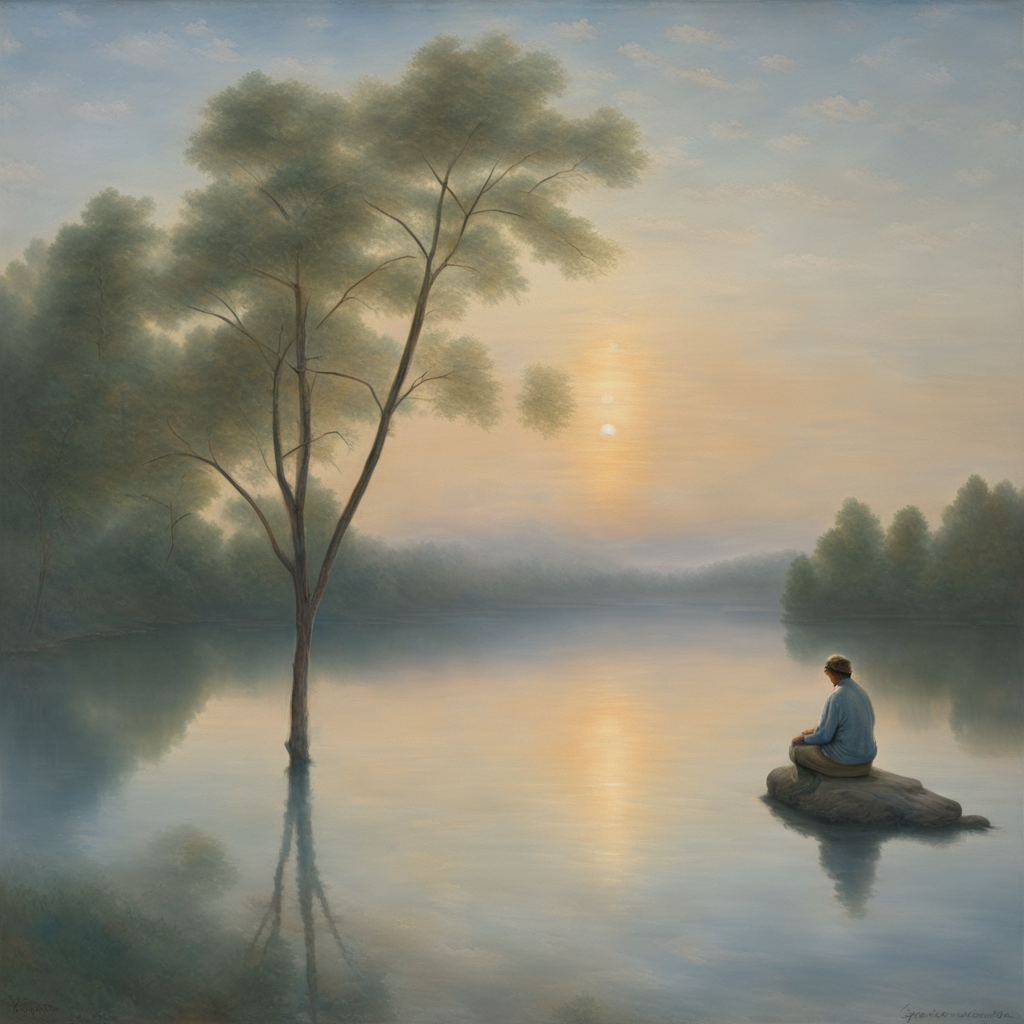

Here is the Python script that generated this plot:
import sys
sys.path.append('..')
from diffusers import DiffusionPipeline
import torch
from open_clip_long import factory as open_clip
import torch.nn as nn
import inspect
from typing import Any, Callable, Dict, List, Optional, Tuple, Union
from transformers import (
    CLIPImageProcessor,
    CLIPTextModel,
    CLIPTextModelWithProjection,
    CLIPTokenizer,
    CLIPVisionModelWithProjection,
)

from SDXL_pipeline import get_image
from SDXL_img2img import image2image

base = DiffusionPipeline.from_pretrained(
    "stabilityai/stable-diffusion-xl-base-1.0", torch_dtype=torch.float16, variant="fp16", use_safetensors=True
)
base.to("cuda")

# refiner = DiffusionPipeline.from_pretrained(
#     "stabilityai/stable-diffusion-xl-refiner-1.0",
#     text_encoder_2=base.text_encoder_2,
#     vae=base.vae,
#     torch_dtype=torch.float16,
#     use_safetensors=True,
#     variant="fp16",
# )
# refiner.to("cuda")

# Define how many steps and what % of steps to be run on each experts (80/20) here
n_steps = 40
high_noise_frac = 0.8

prompt = "The painting captures a serene moment in nature. At the center, a calm lake reflects the sky, its surface rippled only by the gentlest of breezes. The sky above is a brilliant mix of blues and whites, with fluffy clouds drifting leisurely across. On the banks of the lake, tall trees stand gracefully, their leaves rustling in the wind. In the foreground, an old man sits on a rock, seemingly lost in deep thought or meditation. The soft light of the setting sun bathes the entire scene in a warm glow, creating a sense of peace and tranquility. The colors are muted yet vibrant, and the details are captured with precision, giving the painting a sense of realism while still retaining a dreamlike quality."


image = get_image(
    pipe=base,
    prompt=prompt,
    num_inference_steps=n_steps,
    denoising_end=high_noise_frac,
    output_type="latent",
).images
    
    
# image = image2image(
#     pipe=refiner,
#     prompt=prompt,
#     num_inference_steps=n_steps,
#     denoising_start=high_noise_frac,
#     image=image,
# ).images[0]
    
# image_name = "sdxl.png"
# image.save(image_name)
